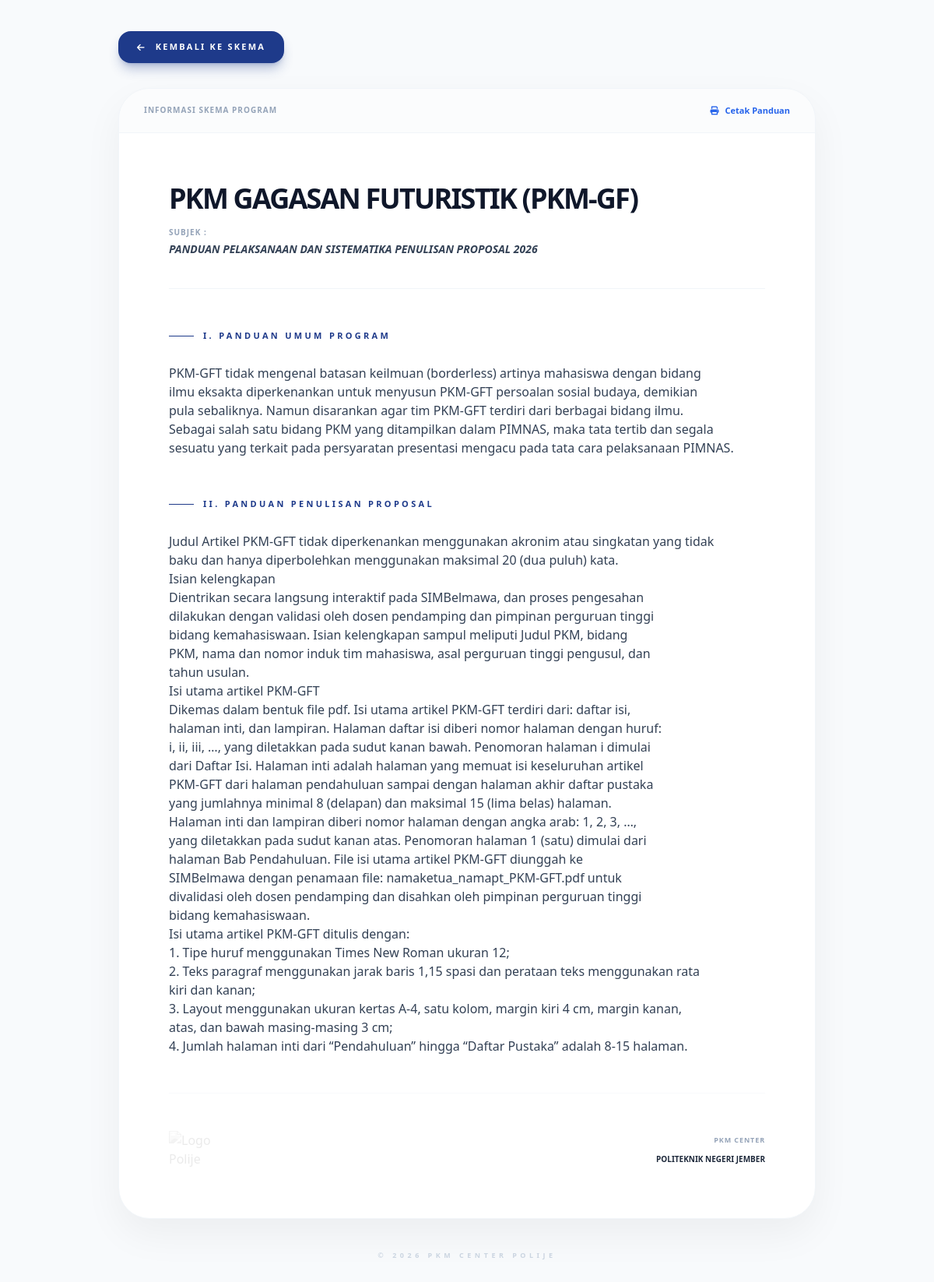
The page /page/detail_pkm.php?id=9 on the database its author committed.
### tables this page shows
CREATE TABLE `data_pkm` (
  `id_pkm` int NOT NULL,
  `foto_pkm` varchar(255) NOT NULL,
  `nama_pkm` varchar(255) NOT NULL,
  `singkatan` varchar(20) NOT NULL,
  `deskripsi_singkat` text,
  `panduan_umum` longtext,
  `panduan_penulisan` longtext,
  `created_at` timestamp NULL DEFAULT CURRENT_TIMESTAMP,
  `updated_at` timestamp NULL DEFAULT CURRENT_TIMESTAMP ON UPDATE CURRENT_TIMESTAMP
);

### page/detail_pkm.php (the view, shortened to what this page needs)
<?php
require_once '../koneksi/koneksi.php';
$id = isset($_GET['id']) ? $_GET['id'] : null;
try {
    $stmt = $pdo->prepare("SELECT * FROM data_pkm WHERE id_pkm = :id");
    $stmt->execute([':id' => $id]);
    $pkm = $stmt->fetch(PDO::FETCH_ASSOC);
} catch (PDOException $e) {
    die("Kesalahan database: " . $e->getMessage());
}
?>
<!DOCTYPE html>
<html lang="id">
<head>
    <script src="https://cdn.tailwindcss.com"></script>
    <link href="https://cdnjs.cloudflare.com/ajax/libs/font-awesome/6.0.0/css/all.min.css" rel="stylesheet">
</head>
<body class="font-sans antialiased bg-slate-50 text-slate-800">
    <main class="w-full min-h-screen pt-10 pb-20 px-4 md:px-10 flex justify-center">
        <div class="max-w-4xl w-full">
            <div class="mb-8 no-print flex justify-start">
                <a href="informasi_pkm.php" class="inline-flex items-center gap-3 px-6 py-3 bg-blue-900 text-white rounded-2xl font-black text-[11px] uppercase tracking-[0.2em] shadow-lg shadow-blue-900/30 hover:bg-blue-800 hover:-translate-x-1 transition-all duration-300">
                    <i class="fas fa-arrow-left"></i> Kembali ke Skema
                </a>
            </div>
            <div class="print-area bg-white rounded-[2.5rem] shadow-[0_20px_50px_rgba(0,0,0,0.05)] border border-slate-100 overflow-hidden">
                <div class="no-print bg-slate-50/50 px-8 py-5 border-b border-slate-100 flex justify-between items-center">
                    <p class="text-[10px] font-bold text-slate-400 uppercase tracking-widest">Informasi Skema Program</p>
                    <button onclick="window.print()" class="text-blue-600 hover:text-blue-800 text-[11px] font-black flex items-center gap-2 transition-all">
                        <i class="fas fa-print"></i> Cetak Panduan
                    </button>
                </div>
                <div class="p-8 md:p-16 text-left">
                    <header class="border-b border-slate-100 pb-10 mb-12">
                        <h1 class="text-2xl md:text-4xl font-black text-slate-900 leading-tight mb-4 uppercase tracking-tighter">
                            <?= htmlspecialchars($pkm['nama_pkm']) ?> (<?= htmlspecialchars($pkm['singkatan']) ?>)
                        </h1>
                        <div class="flex flex-col gap-1">
                            <p class="text-[10px] font-black text-slate-400 uppercase tracking-widest">Subjek :</p>
                            <p class="text-sm font-bold text-slate-700 uppercase italic">Panduan Pelaksanaan dan Sistematika Penulisan Proposal 2026</p>
                        </div>
                    </header>
                    <article class="text-sm md:text-base leading-relaxed text-slate-700 space-y-12 antialiased">
                            <section>
                                <p class="text-[11px] font-black text-blue-900 uppercase tracking-[0.3em] mb-6 flex items-center gap-3">
                                    <span class="w-8 h-px bg-blue-900"></span> I. PANDUAN UMUM PROGRAM
                                </p>
                                <div class="text-content text-left"><?= htmlspecialchars(trim($pkm['panduan_umum'])) ?></div>
                            </section>
                            <section>
                                <p class="text-[11px] font-black text-blue-900 uppercase tracking-[0.3em] mb-6 flex items-center gap-3">
                                    <span class="w-8 h-px bg-blue-900"></span> II. PANDUAN PENULISAN PROPOSAL
                                </p>
                                <div class="text-content text-left"><?= htmlspecialchars(trim($pkm['panduan_penulisan'])) ?></div>
                            </section>
                        <div class="pt-12 border-t border-slate-50 mt-16 flex justify-between items-end">
                            <div class="opacity-10 grayscale hidden md:block">
                                <img src="../image/LogoPolije.png" class="w-20" alt="Logo Polije">
                            </div>
                            <div class="text-right">
                                <p class="text-[9px] font-bold text-slate-400 uppercase tracking-widest">PKM CENTER</p>
                                <p class="text-[10px] font-black text-slate-800 uppercase">Politeknik Negeri Jember</p>
                            </div>
                        </div>
                    </article>
                </div>
            </div>
            <div class="mt-10 text-center no-print">
                <p class="text-[9px] font-bold text-slate-300 uppercase tracking-[0.5em]">&copy; 2026 PKM CENTER POLIJE</p>
            </div>
        </div>
    </main>
</body>
</html>

### page/detail_pkm.php (style rules this page uses)
.text-content { white-space: pre-wrap; word-wrap: break-word; }

### rows shown on the page
data_pkm: nama_pkm "PKM GAGASAN FUTURISTIK", singkatan "PKM-GF", panduan_umum "PKM-GFT tidak mengenal batasan keilmuan (borderless) artinya mahasiswa dengan bidang ilmu eksakta diperkenankan untuk menyusun PKM-GFT persoalan sosial budaya, demikian pula sebaliknya. Namun disarankan agar tim PKM-GFT terdiri dari berbagai bidang ilmu. Sebagai salah satu bidang PKM yang ditampilkan dalam PIMNAS, maka tata tertib dan segala sesuatu yang terkait pada persyaratan presentasi mengacu pada tata cara pelaksanaan PIMNAS.", panduan_penulisan "Judul Artikel PKM-GFT tidak diperkenankan menggunakan akronim atau singkatan yang tidak baku dan hanya diperbolehkan menggunakan maksimal 20 (dua puluh) kata. Isian kelengkapan Dientrikan secara langsung interaktif pada SIMBelmawa, dan proses pengesahan dilakukan dengan validasi oleh dosen pendamping dan pimpinan perguruan tinggi bidang kemahasiswaan. Isian kelengkapan sampul meliputi Judul PKM, bidang PKM, nama dan nomor induk tim mahasiswa, asal perguruan tinggi pengusul, dan tahun usulan. Isi utama artikel PKM-GFT Dikemas dalam bentuk file pdf. Isi utama artikel PKM-GFT terdiri dari: daftar isi, halaman inti, dan lampiran. Halaman daftar isi diberi nomor halaman dengan huruf: i, ii, iii,…"
